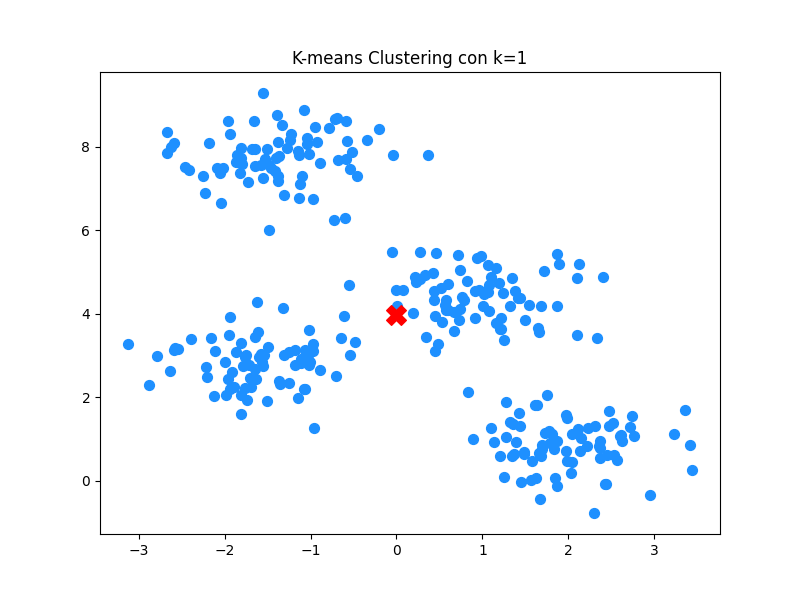
#> input picture kmeans_images/kmeans_k-a-1.png, 800 x 600 px; its folder holds only this picture in this run
$ jupyter execute mian.ipynb
#> lines starting #> are read from the running program, lines starting #| are printed output that depends on the picture
[cell 1]
import numpy as np
import matplotlib.pyplot as plt
from sklearn.cluster import KMeans
from sklearn.datasets import make_blobs
import os
import cv2

# Generate some data
X, _ = make_blobs(n_samples=300, centers=4, cluster_std=0.60, random_state=0)

# Crea una cartella per le immagini
os.makedirs("kmeans_images", exist_ok=True)

# Generate images for each k
for k in range(1, 11):
    kmeans = KMeans(n_clusters=k)
    kmeans.fit(X)
    labels = kmeans.labels_
    centroids = kmeans.cluster_centers_

    plt.figure(figsize=(8, 6))
    plt.scatter(X[:, 0], X[:, 1], c=labels, s=50, cmap='viridis')
    plt.scatter(centroids[:, 0], centroids[:, 1], s=200, c='red', marker='X')
    plt.title(f"K-means Clustering con k={k}")
    plt.savefig(f"kmeans_images/kmeans_k{k}.png")
    plt.close()
#> this loop made 10 passes
#> pass 1, `plt.savefig(f"kmeans_images/kmeans_k{k}.png")`:
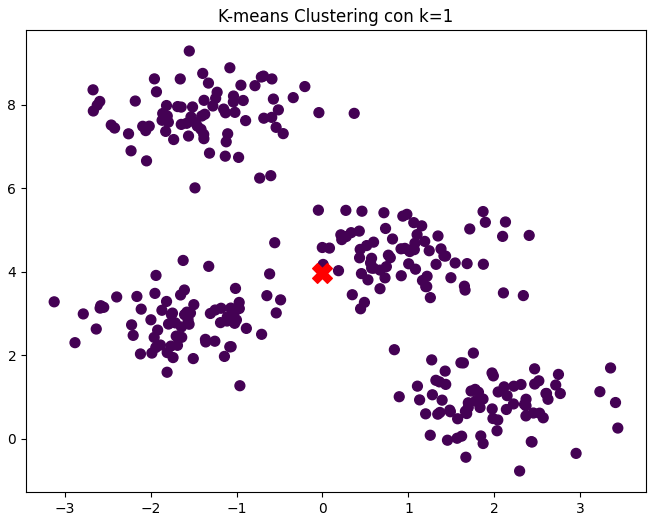
#> figure drawn by matplotlib, 1 panel
#> pass 2, `plt.savefig(f"kmeans_images/kmeans_k{k}.png")`:
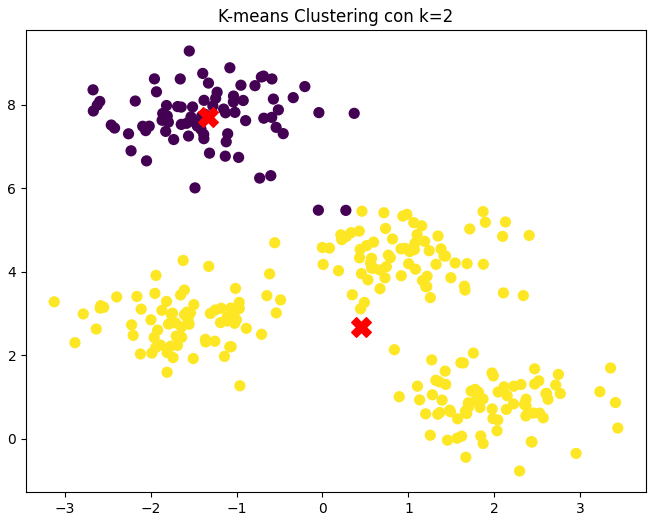
#> figure drawn by matplotlib, 1 panel

# Video creation
image_folder = 'kmeans_images'
video_name = 'kmeans_clustering.avi'

images = [img for img in os.listdir(image_folder) if img.endswith(".png")]
frame = cv2.imread(os.path.join(image_folder, images[0]))
#> frame is the input picture: shape (600, 800, 3); mean B, G, R 252.9, 247.3, 241.8
height, width, layers = frame.shape
#> height = 600; width = 800; layers = 3

video = cv2.VideoWriter(video_name, cv2.VideoWriter_fourcc(*'DIVX'), 0.33, (width, height))

for image in sorted(images):
    video.write(cv2.imread(os.path.join(image_folder, image)))

cv2.destroyAllWindows()
video.release()

[cell 2]
# Calculate inertia
inertia = kmeans.inertia_
print(f"Inerzia: {inertia}")

# Calculate inertia values for k from 1 to 10
inertia_values = []
k_values = range(1, 10)
for k in k_values:
    kmeans = KMeans(n_clusters=k)
    kmeans.fit(X)
    inertia_values.append(kmeans.inertia_)

# Show plot of inertia values
plt.plot(k_values, inertia_values, marker='o')
plt.xlabel('Numero di cluster (k)')
plt.ylabel('Inerzia')
plt.title('Analisi dell\'inerzia')
plt.show()
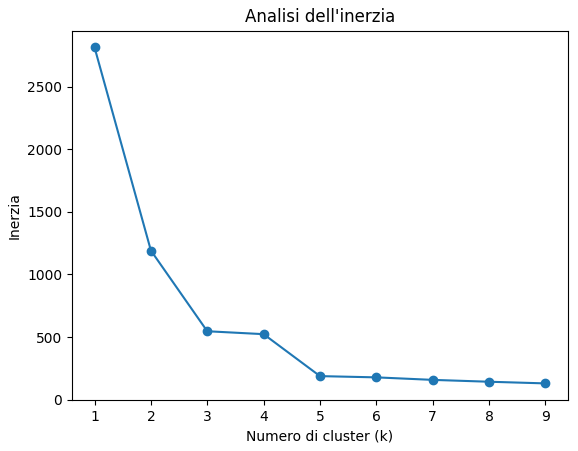
#> figure drawn by matplotlib, 1 panel
